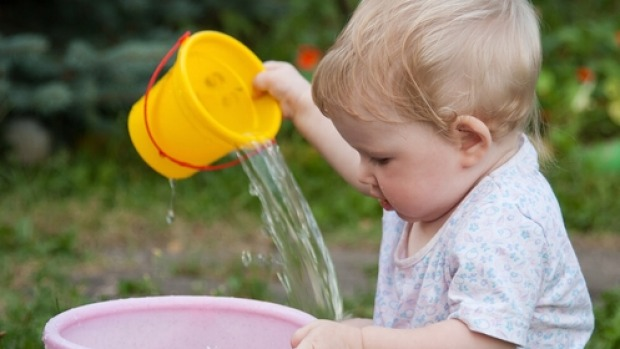
#> input picture baby.jpg, 620 x 349 px, found by its file name
$ python feature.py
#> lines starting #> are read from the running program, lines starting #| are printed output that depends on the picture
import cv2
import numpy as np

img1 = cv2.imread("img/baby.jpg", cv2.IMREAD_GRAYSCALE)
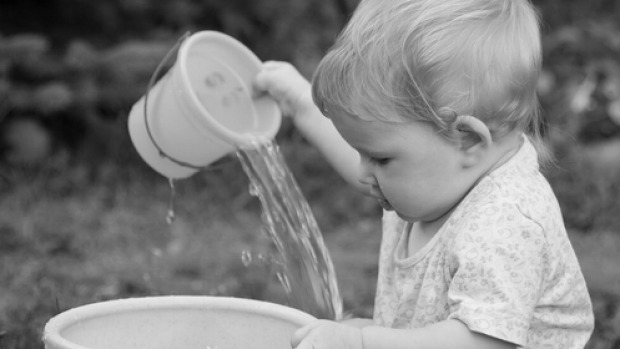
#> img1: shape (349, 620); min 1, max 241, mean 129.1
img2 = cv2.imread("img/baby.jpg", cv2.IMREAD_GRAYSCALE)

# ORB Detector
orb = cv2.ORB_create()
kp1, des1 = orb.detectAndCompute(img1, None)
#> kp1 = 500 keypoints; strongest (x, y, size): (388, 212, 77.1), (263, 60, 53.6), (262, 60, 44.6), (384, 210, 31)
kp2, des2 = orb.detectAndCompute(img2, None)
#> kp2 has the same summary as kp1

# Brute Force Matching
bf = cv2.BFMatcher(cv2.NORM_HAMMING, crossCheck=True)
matches = bf.match(des1, des2)
#> matches = 500 matches
matches = sorted(matches, key = lambda x:x.distance)

matching_result = cv2.drawMatches(img1, kp1, img2, kp2, matches[:50], None, flags=2)
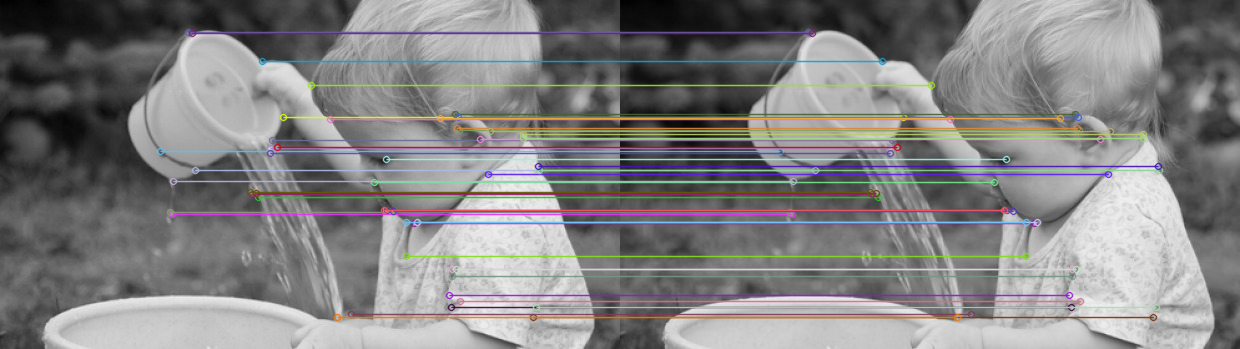
#> matching_result: shape (349, 1240, 3); mean of channels 0, 1, 2 129.9, 129.4, 130.7; drawn as B, G, R

cv2.imshow("Img1", img1)
cv2.imshow("Img2", img2)
cv2.imshow("Matching result", matching_result)
cv2.waitKey(0)
cv2.destroyAllWindows()

$ run again, with cute.jpg copied over baby.jpg
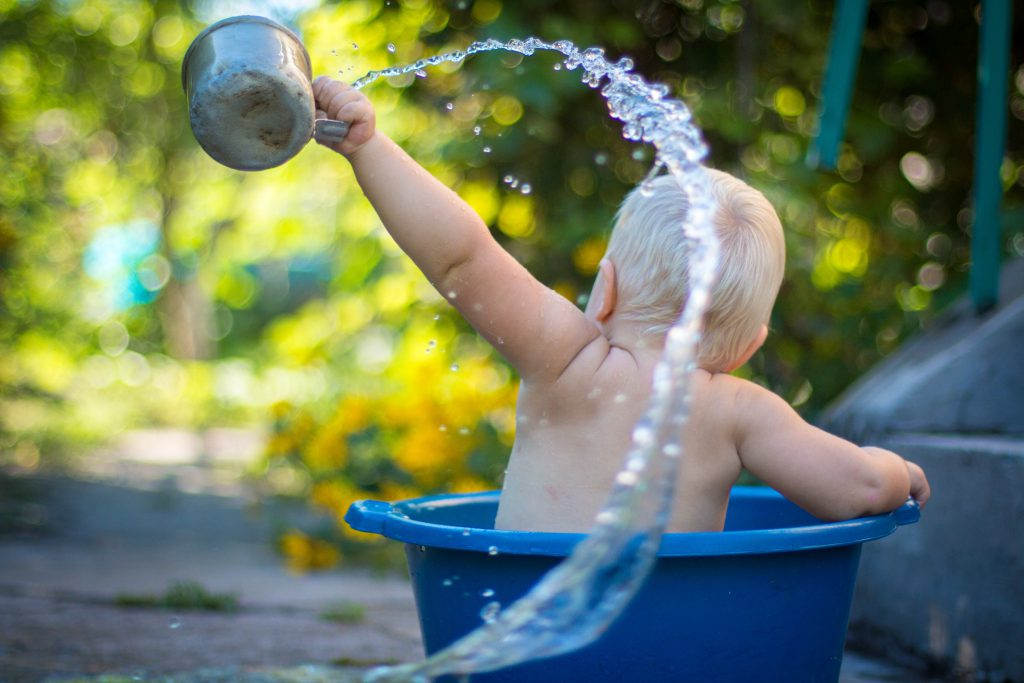
#> input picture cute.jpg, 1024 x 683 px, found by its file name
#> `img1 = cv2.imread("img/baby.jpg", cv2.IMREAD_GRAYSCALE)`:
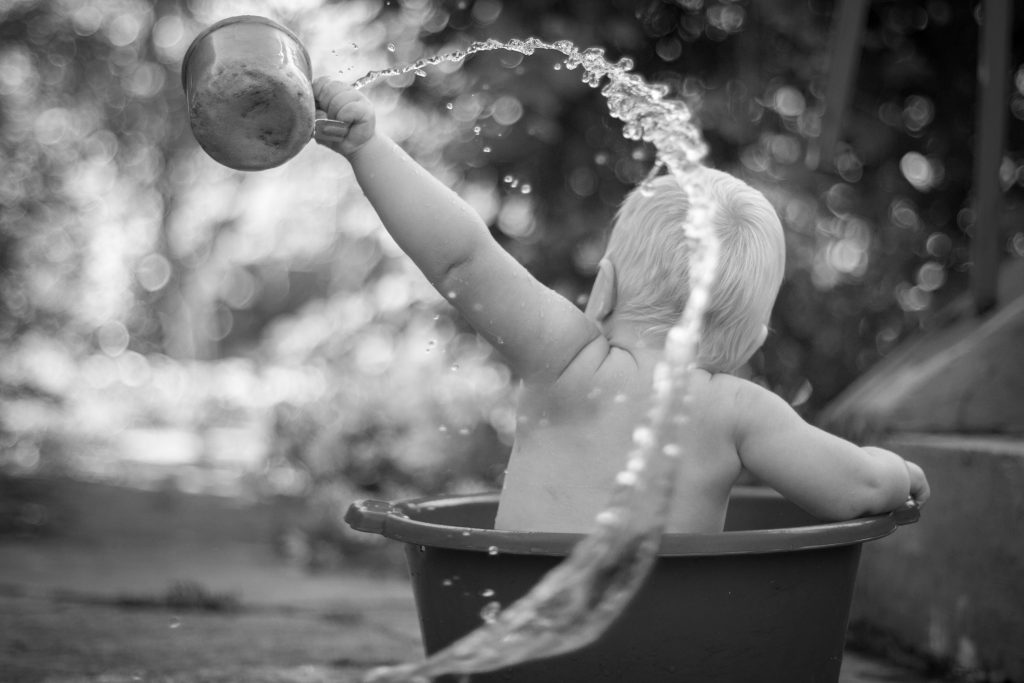
#> img1: shape (683, 1024); min 0, max 255, mean 114.7
#> kp1 = 500 keypoints; strongest (x, y, size): (611, 114, 31), (612, 114, 44.6), (624, 135, 31), (624, 134, 37.2)
#> kp2 has the same summary as kp1
#> matches = 500 matches
#> `matching_result = cv2.drawMatches(img1, kp1, img2, kp2, matches[:50], ..`:
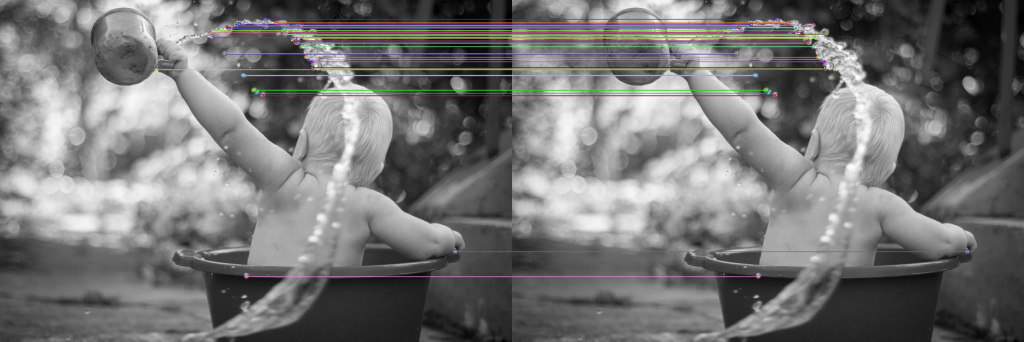
#> matching_result: shape (683, 2048, 3) (shown at 1/2 size); mean of channels 0, 1, 2 116.1, 115.5, 116.3; drawn as B, G, R
